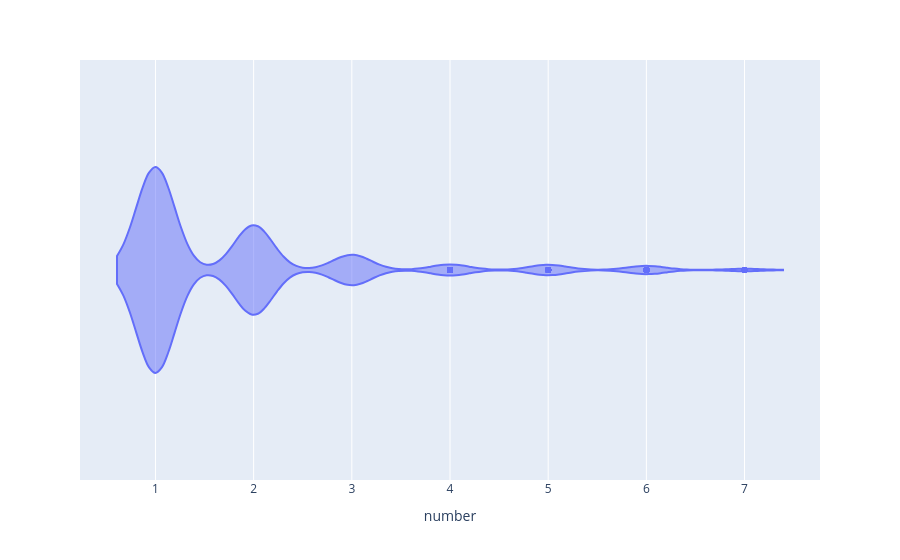

The notebook cell this image was saved under:
### Code cell
px.violin(df,x='number')

### Figure 1 — Plotly figure (JSON) as saved in the notebook; plotly's stock layout.template omitted (floating-point values rounded to 4 significant figures; data arrays with more than 128 entries replaced by an {"elided": "..."} marker saying what was removed)
{"data": [{"alignmentgroup": "True", "box": {"visible": false}, "hovertemplate": "number=%{x}<extra></extra>", "legendgroup": "", "marker": {"color": "#636efa"}, "name": "", "offsetgroup": "", "orientation": "h", "scalegroup": "True", "showlegend": false, "type": "violin", "x": {"elided": "1035 int values"}, "x0": " ", "xaxis": "x", "y0": " ", "yaxis": "y"}], "layout": {"legend": {"tracegroupgap": 0}, "margin": {"t": 60}, "violinmode": "group", "xaxis": {"anchor": "y", "domain": [0, 1], "title": {"text": "number"}}, "yaxis": {"anchor": "x", "domain": [0, 1]}}}
